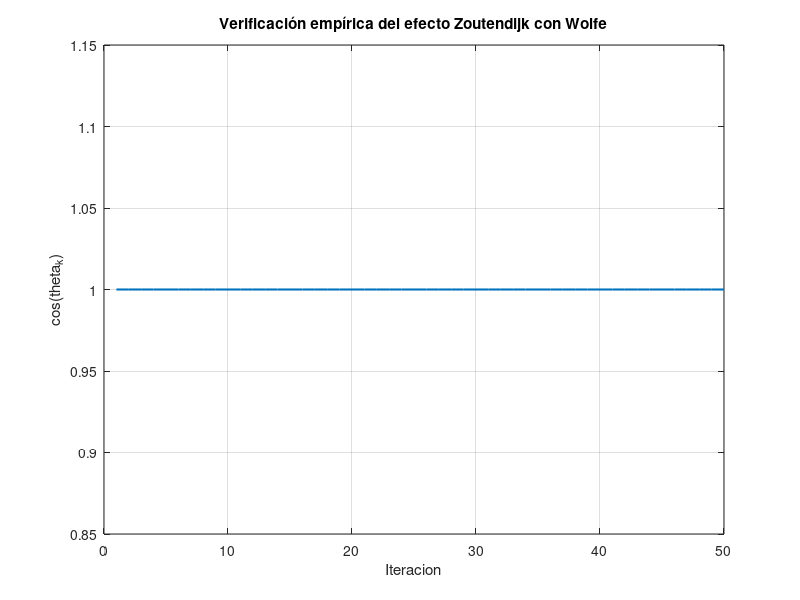

The MATLAB script that drew this image:
%% Funcion Rosenbrock
f  = @(x) 100*(x(2)-x(1)^2)^2 + (1-x(1))^2;
gf = @(x) [-400*x(1)*(x(2)-x(1)^2) - 2*(1-x(1)); 
            200*(x(2)-x(1)^2)];

%% Wolfe parameters
c1 = 1e-4; c2 = 0.9;

%% Inicial
x = [-1.2; 1];
delta = 0.2;   % exigimos cos(theta)>=0.2
N = 50;

angles = zeros(1,N);

for k=1:N
    g = gf(x);
    
    % Direccion descendente (steepest)
    d = -g;
    
    % Calcula cos(theta)
    cos_theta = -(g'/norm(g))*(d/norm(d));
    angles(k) = cos_theta;
    
    % Búsqueda lineal tipo Wolfe
    alpha = 1;
    while true
        x_new = x + alpha*d;
        g_new = gf(x_new);
        if f(x_new) <= f(x) + c1*alpha*(g'*d) && ...
           g_new'*d >= c2*(g'*d)
            break;
        end
        alpha = alpha / 2;
        if alpha < 1e-12
            break;
        end
    end
    
    x = x_new;
end

figure;
plot(1:N,angles,'LineWidth',1.5);
ylabel('cos(theta_k)');
xlabel('Iteracion');
title('Verificación empírica del efecto Zoutendijk con Wolfe');
grid on;
